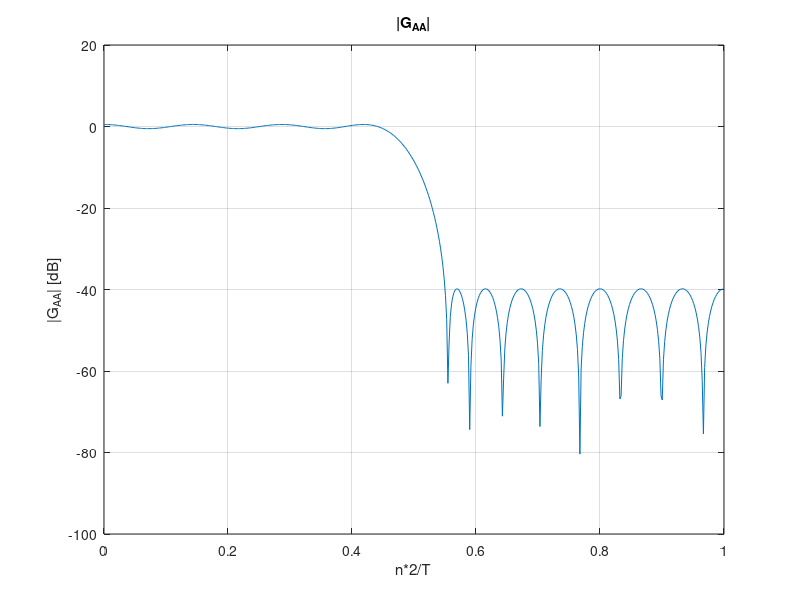

MATLAB code for this plot: (Note: this script raises an error after producing the figure.)
 clear all; close all;

%% Load common variable
if ~exist("common.mat", 'file')
    common;
end

load("common.mat");

select = 3;

%% AA filter

Fpass = 0.45;            % Passband Frequency
Fstop = 0.55;            % Stopband Frequency
Dpass = 0.057501127785;  % Passband Ripple
Dstop = 0.01;            % Stopband Attenuation
dens  = 20;              % Density Factor

% Calculate the order from the parameters using FIRPMORD.
[N, Fo, Ao, W] = firpmord([Fpass, Fstop], [1 0], [Dpass, Dstop]);

% Calculate the coefficients using the FIRPM function.
g_AA  = firpm(N, Fo, Ao, W, {dens});
[Hd f1]= freqz(g_AA,1);

figure, plot(f1/(pi),20*log10(abs(Hd))), xlim([0 1]),
title('|G_{AA}|')
ylabel('|G_{AA}| [dB]')
xlabel('n*2/T')
grid on;

r_r = filter(g_AA , 1, r_c(:,select));
s_r = filter(g_AA, 1, s_c);

figure, stem(s_r(1:100)), title('s_r'), xlabel('nT/4')
figure, stem(r_r(1:100)), title('r_r'), xlabel('nT/4')

qg_up = conv(q_c, g_AA);
qg_up = qg_up.';
%freqz(qg_up, 1,'whole');
figure, stem(qg_up), title('convolution of g_AA and q_c'), xlabel('nT/4')

%% Timing phase and decimation

t0_bar = find(qg_up == max(qg_up));
x_prime = downsample(r_r(t0_bar:end), 2);
x_NN_prime = downsample(s_r(t0_bar:end), 2);

figure, stem(x_NN_prime(1:100)), title('xprime without noise'), xlabel('nT/2')
figure, stem(x_prime(1:100)), title('xprime'), xlabel('nT/2')

qg = downsample(qg_up(1:end), 2);

g_m = conj(flipud(qg));
[Hgm f2] =  freqz(g_m,1,'whole');
figure, plot(f2/(2*pi),20*log10(abs(Hgm))), xlim([0 1]),
title('|G_M|')
ylabel('|G_M| [dB]')
xlabel('n*2/T')
grid on;

figure, stem(g_m), title('g_m'), xlabel('nT/2')

x = filter(g_m, 1, x_prime);
x = x(13:end);
figure, stem(x(1:100)), title('x'), xlabel('nT/2')

x_NN = filter(g_m, 1, x_NN_prime);

h = conv(qg, g_m);
h = h(h ~= 0);

%scatterplot(x_NN)
figure, stem(h), title('h'), xlabel('nT/2')
figure, stem(x_NN(1:100)), title('x without noise'), xlabel('nT/2')

%% Equalization and symbol detection

r_g = xcorr(conv(g_AA, flipud(qg_up)));
N0 = (sigma_a * E_qc) / (4 * SNR_lin(select));
r_w = N0 * downsample(r_g, 2);

figure, stem(r_w), title('r_w'), xlabel('nT/2')
figure, stem(r_g), title('r_g'), xlabel('nT/2')

N1 = floor(length(h)/2);
N2 = N1;

M1 = 9;
D = 4;
M2 = N2 + M1 - 1 - D;

[c, Jmin] = WienerC_frac(h, r_w, sigma_a, M1, M2, D, N1, N2);
psi = conv(h,c);

figure, stem([0:length(c)-1], abs(c)), title('|c|'), xlabel('nT/2')
xlim([0 length(c)])
figure, stem([-23:23],abs(psi)), title('|\psi|, M_1=9, D=4'), xlabel('nT/2')

psi_down = downsample(psi(2:end),2); % The b filter acts at T
b = -psi_down(find(psi_down == max(psi_down)) + 1:end); 

figure, stem([0:length(b)-1],abs(b)), title('|b|'), xlabel('nT')
xlim([-1 length(b)-1])
decisions = equalization_pointC(x, c, b, D);

%detection
[Pe_c, errors] = SER(a(1:length(decisions)), decisions)